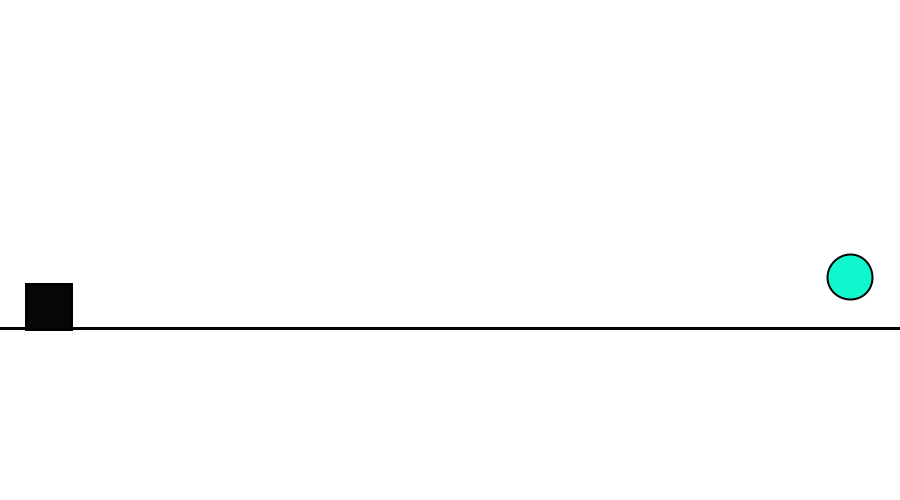
Frame 1 (no input)
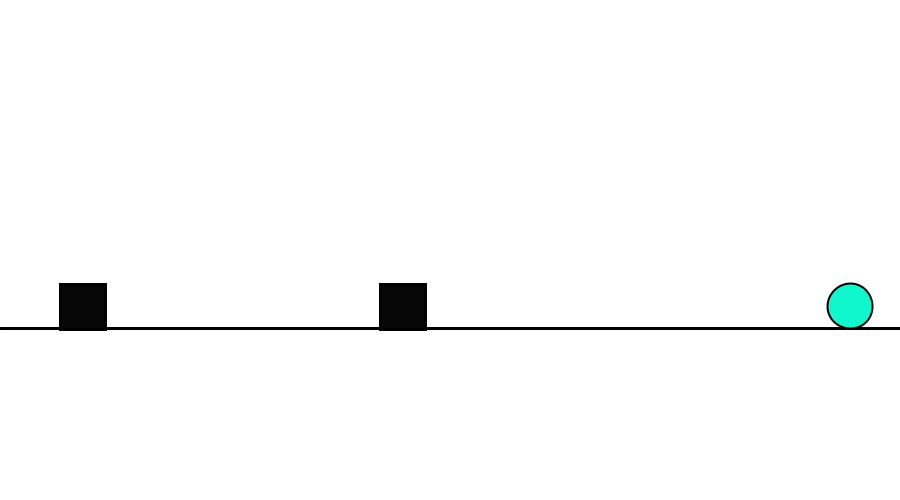
Frame 60 (the mouse pressed at the canvas centre just before this capture)
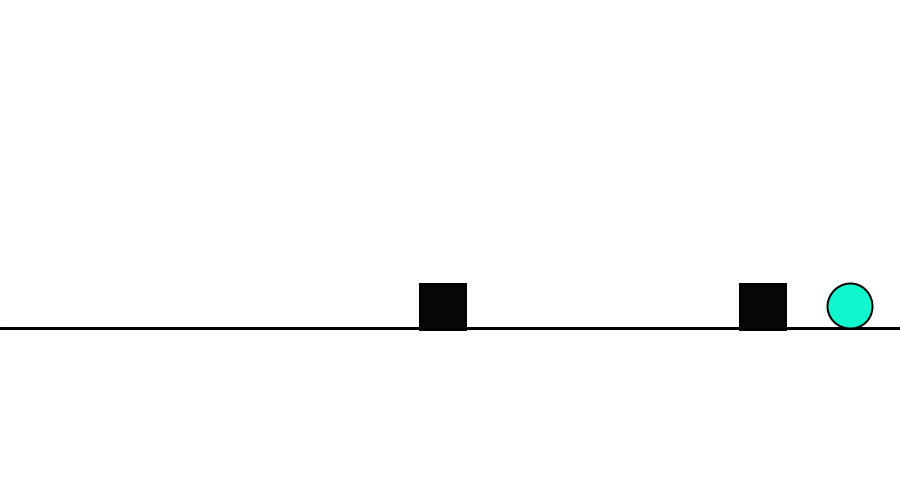
Frame 120 (the mouse held since frame 60 and released just before this capture)

The Processing sketch that drew these frames (run headless with seeded random() and noise(); from frame 60 on, the mouse is pressed at the canvas centre):

// Processing sketch: processing_76608
// ── processing_76608.pde

int a=200;
int b=400;
int c=45;
int d= 10;
int xPos1= 20;
int xPos2= -300;
int dirX1= 6;
int dirY1= 0;
int yPos1= 277;

int gravity = 1;
Boolean buttonPressed = false;
void setup() {

  size(900, 500);
  noCursor();
}
void draw() {

  background(255);

  //campo da gioco
  strokeWeight(3);
  line(0, height/1.52, width, height/1.52);

  //ostacolo 1
  xPos1=dirX1 + xPos1;
  fill(6);
  rect(xPos1, height/1.76, c, c);

  if (xPos1 > width) {
    xPos1=0;
  }

  //ostacolo 2
  xPos2=xPos2+dirX1;
  rect(xPos2, height/1.76, c, c);

  if (xPos2 > width) {
    xPos2=0;
  }
  fill(16, 247, 206);
  strokeWeight(2);
  ellipse(850, yPos1, 45, 45);

  yPos1 = yPos1 + dirY1;//move
  dirY1 = dirY1 + gravity; //gravity pulls you down. (what a drag)
  if (yPos1 >= 306) {//if on the ground
    dirY1 = 0;
    yPos1 = 306; //set character on ground;
  }
}
void keyPressed() {
  if ((keyCode == UP) && (buttonPressed == false)){
    buttonPressed = true;
    dirY1 = -15;
  }
}

void keyReleased() {
  buttonPressed = false;
}
